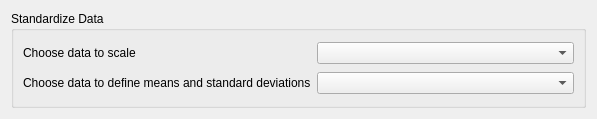
<?xml version="1.0" encoding="UTF-8"?>
<ui version="4.0">
 <class>Form</class>
 <widget class="QWidget" name="Form">
  <property name="geometry">
   <rect>
    <x>0</x>
    <y>0</y>
    <width>597</width>
    <height>119</height>
   </rect>
  </property>
  <property name="sizePolicy">
   <sizepolicy hsizetype="Ignored" vsizetype="Ignored">
    <horstretch>0</horstretch>
    <verstretch>0</verstretch>
   </sizepolicy>
  </property>
  <property name="windowTitle">
   <string>Form</string>
  </property>
  <layout class="QVBoxLayout" name="verticalLayout">
   <item>
    <widget class="QGroupBox" name="groupBox">
     <property name="title">
      <string>Standardize Data</string>
     </property>
     <layout class="QGridLayout" name="gridLayout">
      <item row="0" column="1">
       <widget class="QComboBox" name="chooseDataComboBox"/>
      </item>
      <item row="0" column="0">
       <widget class="QLabel" name="chooseDataLabel">
        <property name="text">
         <string>Choose data to scale</string>
        </property>
       </widget>
      </item>
      <item row="1" column="0">
       <widget class="QLabel" name="label">
        <property name="text">
         <string>Choose data to define means and standard deviations</string>
        </property>
       </widget>
      </item>
      <item row="1" column="1">
       <widget class="QComboBox" name="comboBox"/>
      </item>
     </layout>
    </widget>
   </item>
  </layout>
 </widget>
 <resources/>
 <connections/>
</ui>
